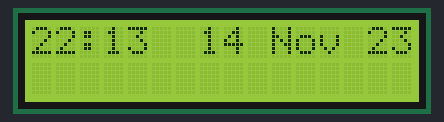
A sketch run on a simulated Arduino Uno, built with avr-gcc and run on an emulated ATmega328P. Shown: 16×2 character LCD. The local clock reads 2024-03-15 10:24:30 at power-on unless the sketch sets it; what the sketch prints to the serial monitor is not drawn.

Above: at 0.1 s.
At 40.9 s:
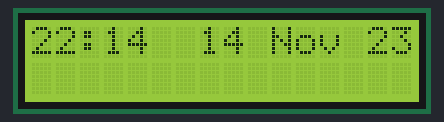
At 101.0 s:
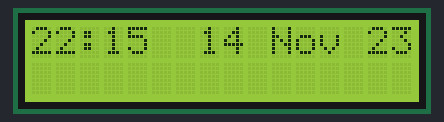

Measured:
- what the display in image 1 shows lasts 60.1 s, from 40.8 s to 100.9 s

The sketch:

zegarek.ino
```cpp
#include <Wire.h>
#include <DS3231.h>
#include <LiquidCrystal_I2C.h>

LiquidCrystal_I2C lcd(0x27, 2, 1, 0, 4, 5, 6, 7, 3, POSITIVE);
DS3231 clock;
RTCDateTime dt;

void setup() {
  Serial.begin(9600);
  lcd.begin(16, 2);
  lcd.clear();

  // Inicjalizacja DS3231
  Serial.println("Initialize DS3231");
  clock.begin();

  // Ustawianmy date i godzne kompilacji szkicu
  clock.setDateTime(__DATE__, __TIME__);

  // Lub recznie (YYYY, MM, DD, HH, II, SS)
  // clock.setDateTime(2014, 4, 13, 19, 21, 00);
  clock.dateFormat("d m y, H:i", dt);
}

void loop() {
  // Odczytujemy i wyswietlamy czas
  dt = clock.getDateTime();

  Serial.print("Raw data: ");
  Serial.print(dt.year);   Serial.print("-");
  Serial.print(dt.month);  Serial.print("-");
  Serial.print(dt.day);    Serial.print(" ");
  Serial.print(dt.hour);   Serial.print(":");
  Serial.print(dt.minute); Serial.print(":");
  Serial.print(dt.second); Serial.println("");

  lcd.setCursor(0, 0);
  lcd.print(clock.dateFormat("H:i  d M y", dt));


  //lcd.print(dt.hour);   lcd.print(":");
  //lcd.print(dt.minute);  lcd.print(":");
  //lcd.print(dt.second);   lcd.print("   ");
  //lcd.setCursor(0, 1);
  //lcd.print(dt.hour);   lcd.print(":");
  //lcd.print(dt.minute); lcd.print(":");
  //lcd.print(dt.second); lcd.println("");

  delay(1000);
}
```
